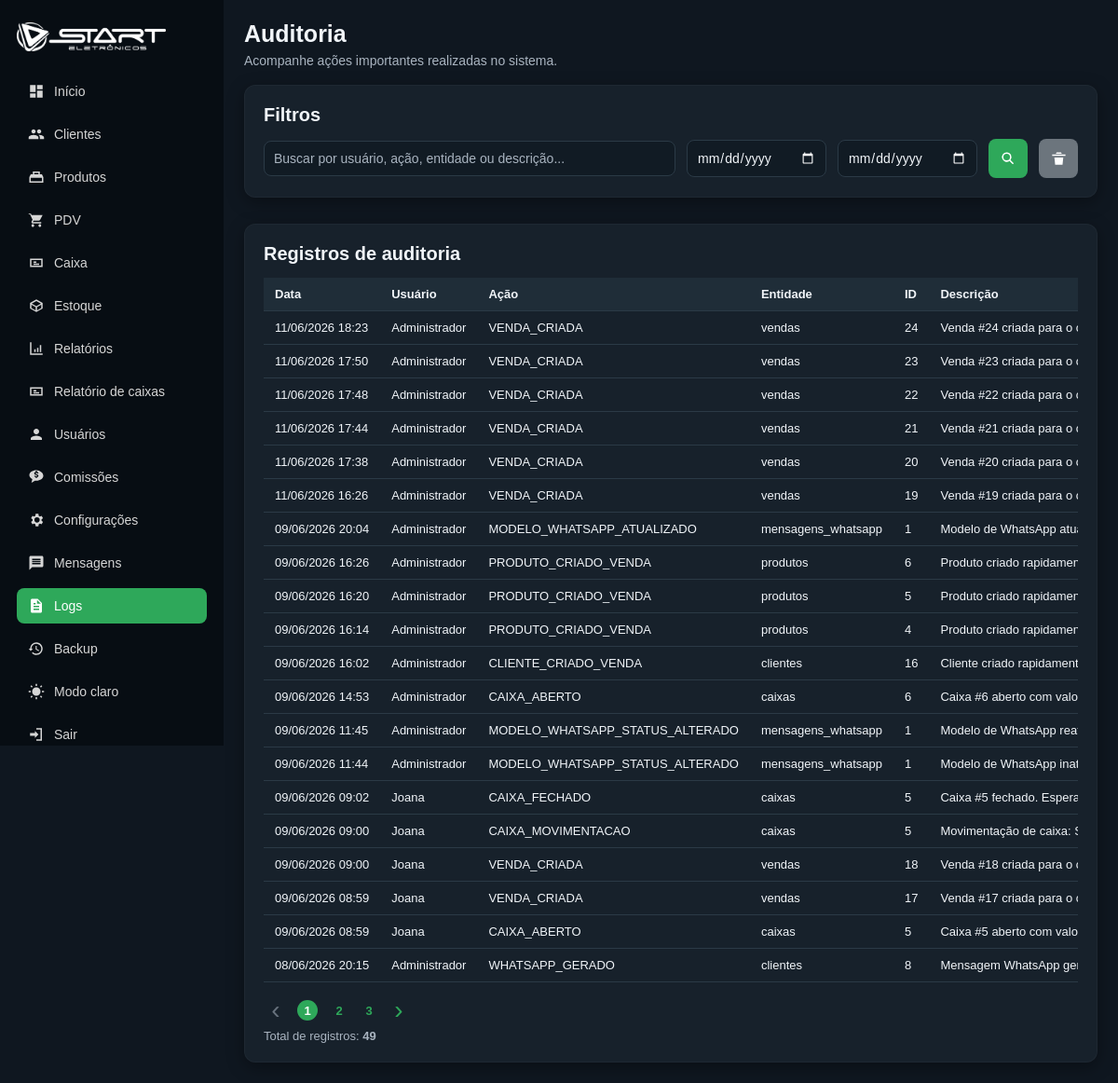
Before: /logs (signed in) with the older database file.
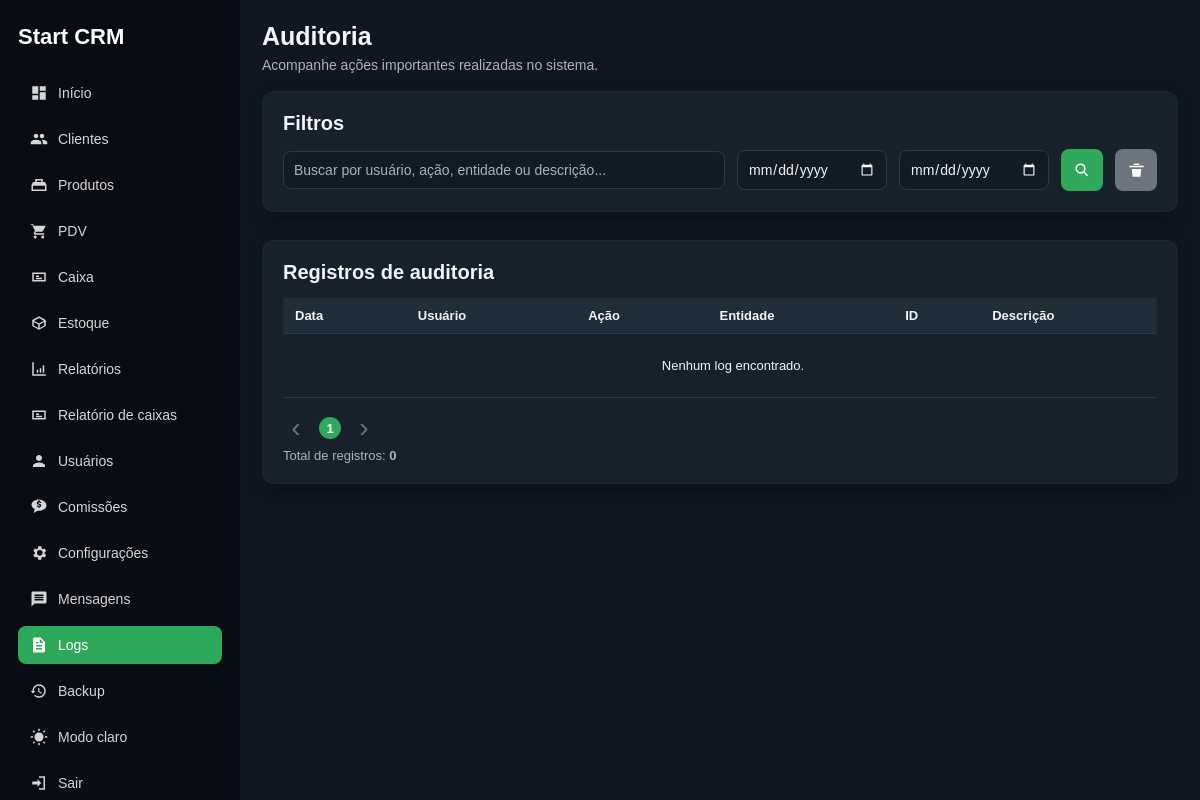
After: the same page with the newer database file.
### tables this page shows
CREATE TABLE configuracoes_loja (
            id INTEGER PRIMARY KEY CHECK (id = 1),
            nome_loja TEXT,
            telefone TEXT,
            endereco TEXT,
            cidade TEXT,
            instagram TEXT,
            mensagem_recibo TEXT,
            updated_at TEXT DEFAULT CURRENT_TIMESTAMP
        , logo_path TEXT, login_logo_path TEXT);

CREATE TABLE logs_sistema (
            id INTEGER PRIMARY KEY AUTOINCREMENT,
            usuario_id INTEGER,
            usuario_nome TEXT,
            acao TEXT NOT NULL,
            entidade TEXT,
            entidade_id INTEGER,
            descricao TEXT,
            created_at TEXT DEFAULT CURRENT_TIMESTAMP,
            FOREIGN KEY (usuario_id) REFERENCES usuarios(id)
        );

### app.py (the view, shortened to what this page needs)
@app.route("/logs")
@admin_required
def logs():
    busca = request.args.get("busca", "").strip()
    data_inicio = request.args.get("data_inicio", "").strip()
    data_fim = request.args.get("data_fim", "").strip()
    page = int(request.args.get("page", 1))
    per_page = 20
    if page < 1:
        page = 1
    offset = (page - 1) * per_page
    where_clauses = ["1 = 1"]
    params = []
    if data_inicio:
        where_clauses.append("date(created_at) >= date(?)")
        params.append(data_inicio)
    if data_fim:
        where_clauses.append("date(created_at) <= date(?)")
        params.append(data_fim)
    where_sql = " AND ".join(where_clauses)
    conn = get_db_connection()
    total_registros = conn.execute(f"""
        SELECT COUNT(*) AS total
        FROM logs_sistema
        WHERE {where_sql}
    """, params).fetchone()["total"]
    total_paginas = (total_registros + per_page - 1) // per_page
    if total_paginas == 0:
        total_paginas = 1
    if page > total_paginas:
        page = total_paginas
        offset = (page - 1) * per_page
    logs_lista = conn.execute(f"""
        SELECT
            id,
            usuario_nome,
            acao,
            entidade,
            entidade_id,
            descricao,
            created_at
        FROM logs_sistema
        WHERE {where_sql}
        ORDER BY id DESC
        LIMIT ? OFFSET ?
    """, params + [per_page, offset]).fetchall()
    conn.close()
    return render_template(
        "logs.html",
        logs=logs_lista,
        busca=busca,
        data_inicio=data_inicio,
        data_fim=data_fim,
        page=page,
        total_paginas=total_paginas,
        total_registros=total_registros,
        usuario=usuario_logado()
    )

### app.py (called while the page is built)
@app.context_processor
def inject_configuracoes():
    try:
        return {
            "config_loja": obter_configuracoes_loja()
        }
    except Exception:
        return {
            "config_loja": None
        }

@app.template_filter("datetime_br")
def datetime_br(valor):
    if not valor:
        return "-"
    try:
        texto = str(valor).strip()
        try:
            data_utc = datetime.strptime(texto, "%Y-%m-%d %H:%M:%S")
        except ValueError:
            data_utc = datetime.fromisoformat(texto)
        if data_utc.tzinfo is None:
            data_utc = data_utc.replace(tzinfo=timezone.utc)
        fuso_brasil = timezone(timedelta(hours=-3))
        data_brasil = data_utc.astimezone(fuso_brasil)
        return data_brasil.strftime("%d/%m/%Y %H:%M")
    except Exception as erro:
        print(f"Erro ao formatar data: {erro}")
        return valor

def get_db_connection():
    conn = sqlite3.connect(DATABASE)
    conn.row_factory = sqlite3.Row
    return conn

### templates/logs.html (shortened to what the changed rows need)
<!DOCTYPE html>
<html lang="pt-BR" data-theme="{{ session.get('tema', 'dark') }}">
<head>
    <link rel="stylesheet" href="{{ url_for('static', filename='css/style.css') }}">
</head>
<body>
    <div class="app-layout">
        {% include 'partials/sidebar.html' %}
        <main class="main-content">
            <header class="topbar">
                <div>
                    <h1>Auditoria</h1>
                </div>
            </header>
            <section class="panel">
                <h2>Filtros</h2>
            </section>
            <section class="panel margin-top" id="lista-logs">
                <h2>Registros de auditoria</h2>
                <div class="table-wrapper">
                    <table>
                        <thead>
                            <tr>
                                <th>Data</th>
                                <th>Usuário</th>
                                <th>Ação</th>
                                <th>Entidade</th>
                                <th>ID</th>
                                <th>Descrição</th>
                            </tr>
                        </thead>
                        <tbody>
                            {% for item in logs %}
                                <tr>
                                    <td>{{ item.created_at|datetime_br }}</td>
                                    <td>{{ item.usuario_nome or '-' }}</td>
                                    <td>{{ item.acao }}</td>
                                    <td>{{ item.entidade or '-' }}</td>
                                    <td>{{ item.entidade_id or '-' }}</td>
                                    <td>{{ item.descricao or '-' }}</td>
                                </tr>
                            {% else %}
                                <tr>
                                    <td colspan="6" class="empty-state">
                                        Nenhum log encontrado.
                                    </td>
                                </tr>
                            {% endfor %}
                        </tbody>
                    </table>
                </div>
                <div class="pagination-compact">
                    {% if page > 1 %}
                        <a
                            href="{{ url_for('logs', busca=busca, data_inicio=data_inicio, data_fim=data_fim, page=page-1) }}#lista-logs"
                            class="pagination-arrow"
                            title="Página anterior"
                        >
                            ‹
                        </a>
                    {% else %}
                        <span class="pagination-arrow disabled">‹</span>
                    {% endif %}
                    {% for p in range(1, total_paginas + 1) %}
                        {% if p <= 10 or p == total_paginas or (p >= page - 1 and p <= page + 1) %}
                            <a
                                href="{{ url_for('logs', busca=busca, data_inicio=data_inicio, data_fim=data_fim, page=p) }}#lista-logs"
                                class="pagination-number {% if p == page %}active{% endif %}"
                            >
                                {{ p }}
                            </a>
                        {% elif p == 11 and total_paginas > 11 %}
                            <span class="pagination-ellipsis">...</span>
                        {% endif %}
                    {% endfor %}
                    {% if page < total_paginas %}
                        <a
                            href="{{ url_for('logs', busca=busca, data_inicio=data_inicio, data_fim=data_fim, page=page+1) }}#lista-logs"
                            class="pagination-arrow"
                            title="Próxima página"
                        >
                            ›
                        </a>
                    {% else %}
                        <span class="pagination-arrow disabled">›</span>
                    {% endif %}
                </div>
                <div class="pagination-summary">
                    Total de registros: <strong>{{ total_registros }}</strong>
                </div>
            </section>
        </main>
    </div>
</body>
</html>

### templates/partials/sidebar.html (shortened to what the changed rows need)
<aside class="sidebar">
    <div class="sidebar-brand">
        {% if config_loja and config_loja.logo_path %}
            <img
                src="{{ url_for('static', filename=config_loja.logo_path) }}"
                alt="{{ config_loja.nome_loja or 'Start CRM' }}"
            >
        {% else %}
            <h2>{{ config_loja.nome_loja if config_loja else 'Start CRM' }}</h2>
        {% endif %}
    </div>
</aside>

Changed rows visible on the page:
removed configuracoes_loja: logo_path (picture)
removed logs_sistema: created_at "11/06/2026 18:23", usuario_nome "Administrador", acao "VENDA_CRIADA", entidade "vendas", entidade "24", descricao "Venda #24 criada para o…"
removed logs_sistema: created_at "11/06/2026 17:50", usuario_nome "Administrador", acao "VENDA_CRIADA", entidade "vendas", entidade "23", descricao "Venda #23 criada para o…"
removed logs_sistema: created_at "11/06/2026 17:48", usuario_nome "Administrador", acao "VENDA_CRIADA", entidade "vendas", entidade "22", descricao "Venda #22 criada para o…"
removed logs_sistema: created_at "11/06/2026 17:44", usuario_nome "Administrador", acao "VENDA_CRIADA", entidade "vendas", entidade "21", descricao "Venda #21 criada para o…"
removed logs_sistema: created_at "11/06/2026 17:38", usuario_nome "Administrador", acao "VENDA_CRIADA", entidade "vendas", entidade "20", descricao "Venda #20 criada para o…"
removed logs_sistema: created_at "11/06/2026 16:26", usuario_nome "Administrador", acao "VENDA_CRIADA", entidade "vendas", entidade "19", descricao "Venda #19 criada para o…"
removed logs_sistema: created_at "09/06/2026 20:04", usuario_nome "Administrador", acao "MODELO_WHATSAPP_ATUALIZADO", entidade "mensagens_whatsapp", entidade "1", descricao "Modelo de WhatsApp…"
removed logs_sistema: created_at "09/06/2026 16:26", usuario_nome "Administrador", acao "PRODUTO_CRIADO_VENDA", entidade "produtos", entidade "6", descricao "Produto criado…"
removed logs_sistema: created_at "09/06/2026 16:20", usuario_nome "Administrador", acao "PRODUTO_CRIADO_VENDA", entidade "produtos", entidade "5", descricao "Produto criado…"
removed logs_sistema: created_at "09/06/2026 16:14", usuario_nome "Administrador", acao "PRODUTO_CRIADO_VENDA", entidade "produtos", entidade "4", descricao "Produto criado…"
removed logs_sistema: created_at "09/06/2026 16:02", usuario_nome "Administrador", acao "CLIENTE_CRIADO_VENDA", entidade "clientes", entidade "16", descricao "Cliente criado…"
removed logs_sistema: created_at "09/06/2026 14:53", usuario_nome "Administrador", acao "CAIXA_ABERTO", entidade "caixas", entidade "6", descricao "Caixa #6 aberto com…"
removed logs_sistema: created_at "09/06/2026 11:45", usuario_nome "Administrador", acao "MODELO_WHATSAPP_STATUS_ALTERADO", entidade "mensagens_whatsapp", entidade "1", descricao "Modelo de WhatsApp…"
removed logs_sistema: created_at "09/06/2026 11:44", usuario_nome "Administrador", acao "MODELO_WHATSAPP_STATUS_ALTERADO", entidade "mensagens_whatsapp", entidade "1", descricao "Modelo de WhatsApp…"
removed logs_sistema: created_at "09/06/2026 09:02", usuario_nome "Joana", acao "CAIXA_FECHADO", entidade "caixas", entidade "5", descricao "Caixa #5 fechado.…"
removed logs_sistema: created_at "09/06/2026 09:00", usuario_nome "Joana", acao "CAIXA_MOVIMENTACAO", entidade "caixas", entidade "5", descricao "Movimentação de caixa:…"
removed logs_sistema: created_at "09/06/2026 09:00", usuario_nome "Joana", acao "VENDA_CRIADA", entidade "vendas", entidade "18", descricao "Venda #18 criada para o…"
removed logs_sistema: created_at "09/06/2026 08:59", usuario_nome "Joana", acao "VENDA_CRIADA", entidade "vendas", entidade "17", descricao "Venda #17 criada para o…"
removed logs_sistema: created_at "09/06/2026 08:59", usuario_nome "Joana", acao "CAIXA_ABERTO", entidade "caixas", entidade "5", descricao "Caixa #5 aberto com…"
removed logs_sistema: created_at "08/06/2026 20:15", usuario_nome "Administrador", acao "WHATSAPP_GERADO", entidade "clientes", entidade "8", descricao "Mensagem WhatsApp…"
Other visible differences:
{{ config_loja.nome_loja if config_loja else 'Start CRM' }}: (not shown) → "Start CRM"
{{ total_registros }}: "49" → "0"
text now shown: "Nenhum log encontrado."
list line gone: "2"
list line gone: "3"
